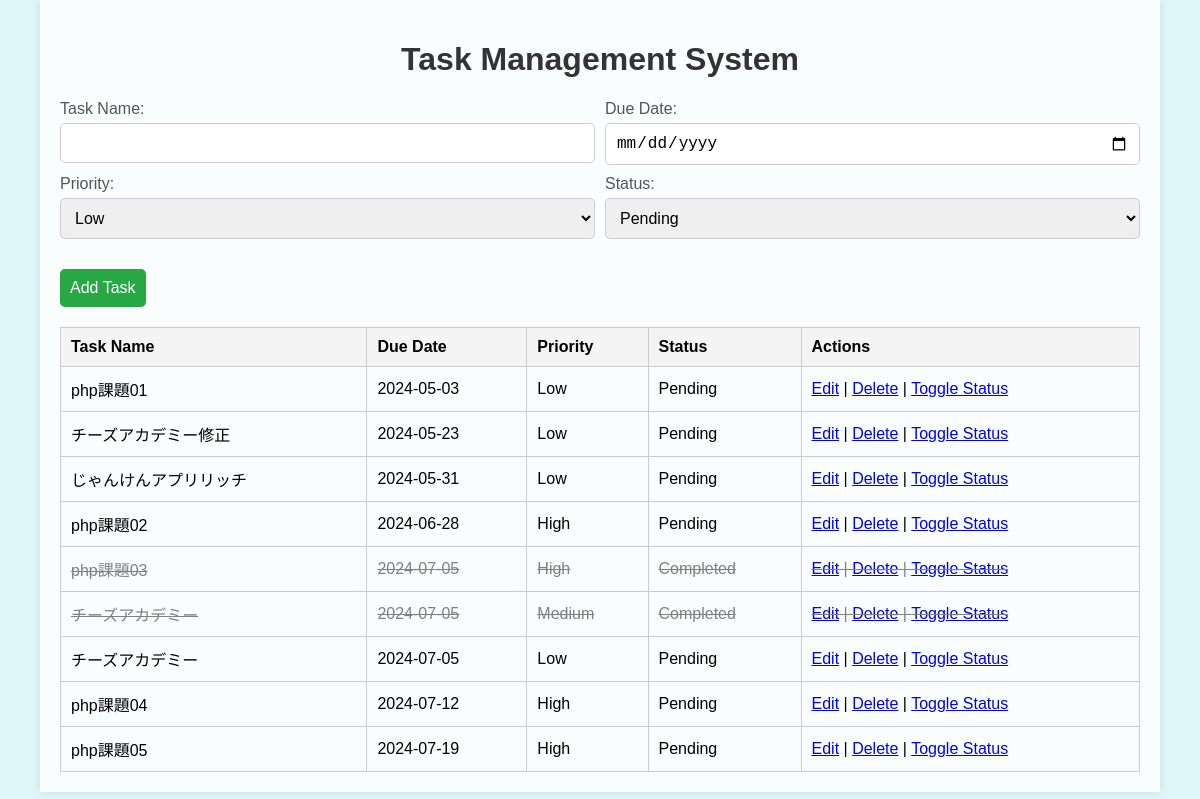
The page / on the database its author committed.
### tables this page shows
CREATE TABLE `tasks` (
  `id` int(11) NOT NULL,
  `task_name` varchar(255) NOT NULL,
  `due_date` date NOT NULL,
  `priority` enum('Low','Medium','High') NOT NULL,
  `status` enum('Pending','Completed') NOT NULL DEFAULT 'Pending'
);

### index.php (the view, shortened to what this page needs)
<!DOCTYPE html>
<html lang="ja">
<head>
    <link rel="stylesheet" href="style.css">
</head>
<body>
    <div class="container">
        <h1>Task Management System</h1>
        <form id="taskForm" method="post" action="add_task.php">
            <div class="form-group">
                <label for="task_name">Task Name:</label>
                <input type="text" id="task_name" name="task_name" required>
            </div>
            <div class="form-group">
                <label for="due_date">Due Date:</label>
                <input type="date" id="due_date" name="due_date" required>
            </div>
            <div class="form-group">
                <label for="priority">Priority:</label>
                <select id="priority" name="priority" required>
                    <option value="Low">Low</option>
                </select>
            </div>
            <div class="form-group">
                <label for="status">Status:</label>
                <select id="status" name="status" required>
                    <option value="Pending">Pending</option>
                </select>
            </div>
            <button type="submit">Add Task</button>
        </form>
        <table id="taskTable">
            <thead>
                <tr>
                    <th>Task Name</th>
                    <th>Due Date</th>
                    <th>Priority</th>
                    <th>Status</th>
                    <th>Actions</th>
                </tr>
            </thead>
            <tbody>
                <?php
                include 'db_config.php';
                $result = $conn->query("SELECT * FROM tasks ORDER BY due_date ASC");
                while ($row = $result->fetch_assoc()) {
                    $completedClass = $row['status'] == 'Completed' ? 'class="completed"' : '';
                    echo "<tr data-id='" . $row['id'] . "' $completedClass>";
                    echo "<td data-label='Task Name'>" . htmlspecialchars($row['task_name']) . "</td>";
                    echo "<td data-label='Due Date'>" . htmlspecialchars($row['due_date']) . "</td>";
                    echo "<td data-label='Priority'>" . htmlspecialchars($row['priority']) . "</td>";
                    echo "<td data-label='Status'>" . htmlspecialchars($row['status']) . "</td>";
                    echo "<td data-label='Actions'>
                            <a href='#' class='edit-link' data-id='" . $row['id'] . "'>Edit</a> |
                            <a href='delete_task.php?id=" . $row['id'] . "' class='delete-link' data-id='" . $row['id'] . "'>Delete</a> |
                            <a href='toggle_status.php?id=" . $row['id'] . "' class='toggle-link' data-id='" . $row['id'] . "'>Toggle Status</a>
                          </td>";
                    echo "</tr>";
                }
                ?>
            </tbody>
        </table>
    </div>
</body>
</html>

### style.css (style rules this page uses)
body { font-family: Arial, sans-serif; margin: 0; padding: 0; background-color: #e0f7fa; }
.container { width: 90%; margin: 0 auto; max-width: 1200px; padding: 20px; background-color: rgba(255, 255, 255, 0.8); box-shadow: 0 0 10px rgba(0, 0, 0, 0.1); }
h1 { text-align: center; color: #333; }
form { display: flex; flex-wrap: wrap; gap: 10px; margin-bottom: 20px; }
.form-group { flex: 1 1 calc(50% - 20px); display: flex; flex-direction: column; }
label { margin-bottom: 5px; color: #555; }
input, select, button { padding: 10px; border: 1px solid #ccc; border-radius: 5px; font-size: 16px; }
button { background-color: #28a745; color: #fff; border: none; cursor: pointer; margin-top: 20px; }
table { width: 100%; border-collapse: collapse; margin-top: 20px; }
table th, table td { padding: 10px; text-align: left; border: 1px solid #ccc; }
table th { background-color: #f4f4f4; }
.completed { text-decoration: line-through; color: gray; }

### rows shown on the page
tasks: task_name "php課題01", due_date "2024-05-03", priority "Low", status "Pending"
tasks: task_name "チーズアカデミー修正", due_date "2024-05-23", priority "Low", status "Pending"
tasks: task_name "じゃんけんアプリリッチ", due_date "2024-05-31", priority "Low", status "Pending"
tasks: task_name "php課題02", due_date "2024-06-28", priority "High", status "Pending"
tasks: task_name "php課題03", due_date "2024-07-05", priority "High", status "Completed"
tasks: task_name "チーズアカデミー", due_date "2024-07-05", priority "Medium", status "Completed"
tasks: task_name "チーズアカデミー", due_date "2024-07-05", priority "Low", status "Pending"
tasks: task_name "php課題04", due_date "2024-07-12", priority "High", status "Pending"
tasks: task_name "php課題05", due_date "2024-07-19", priority "High", status "Pending"
